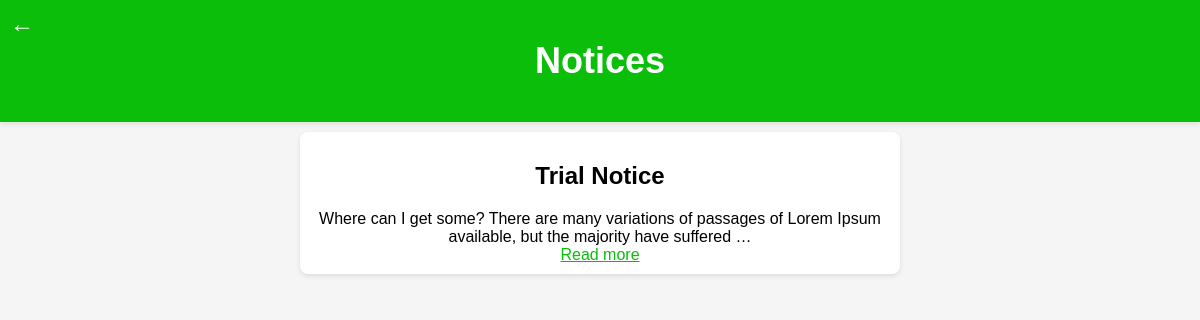
The app's page /notice with its own data.
### app/models.py (models this page shows, shortened)
class Notice(models.Model):
    title = models.CharField(max_length=200)
    content = models.TextField()
    date_posted = models.DateTimeField(auto_now_add=True)

### LMS/views.py (the view)
# urls.py: path('notice', views.NOTICE, name='notice'),
def NOTICE (request):
    notices = Notice.objects.all()
    return render (request, 'main/notice.html', {'notices': notices})

### templates/main/notice.html (shortened to what this page needs)
<!DOCTYPE html>
<html lang="en">
<head>
</head>
<body>
    <div class="header">
        <a class="left-arrow" href="{% url 'sidebar' %}">&#8592;</a>
        <h1 class="title">Notices</h1>
    </div>
    <div class="gallery">
      {% for notice in notices %}
      <div class="notice">
          <div class="notice-content">
              <h2>{{ notice.title }}</h2>
              <p class="excerpt">{{ notice.content|truncatewords_html:20 }}</p>
              {% if notice.content|wordcount > 20 %}
              <p>
                  <a href="#" class="read-more">Read more</a>
              </p>
              {% endif %}
          </div>
      </div>
      {% endfor %}
  </div>
</body>
</html>

### templates/main/notice.html (style rules this page uses)
body, h1, p { margin: 0; padding: 0; }
body { font-family: Arial, sans-serif; background-color: #f5f5f5; text-align: center; }
.header { background-color: #0abe0a; color: #fff; padding: 20px; box-shadow: 0 2px 5px rgba(0, 0, 0, 0.1); position: relative; }
.left-arrow { position: absolute; top: 10px; left: 10px; font-size: 24px; color: #fff; text-decoration: none; }
.title { font-size: 36px; font-weight: bold; margin: 20px 0; color: #fff; }
.gallery { display: flex; flex-wrap: wrap; justify-content: center; }
.notice { width: 50%; margin: 10px; background-color: #fff; border-radius: 8px; box-shadow: 0 2px 5px rgba(0, 0, 0, 0.1); overflow: hidden; transition: transform 0.2s ease-in-out; cursor: pointer; }
.notice-content { padding: 10px; }
.read-more { color: #0abe0a; text-decoration: underline; cursor: pointer; }

### records on screen
Notice: title "Trial Notice", content "Where can I get some? There are many variations of passages of Lorem Ipsum available, but the majority have suffered …"
